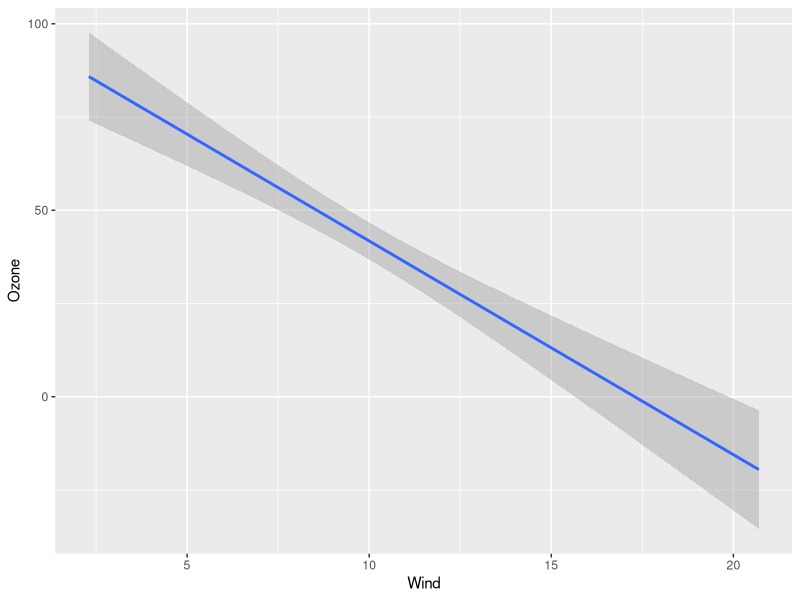
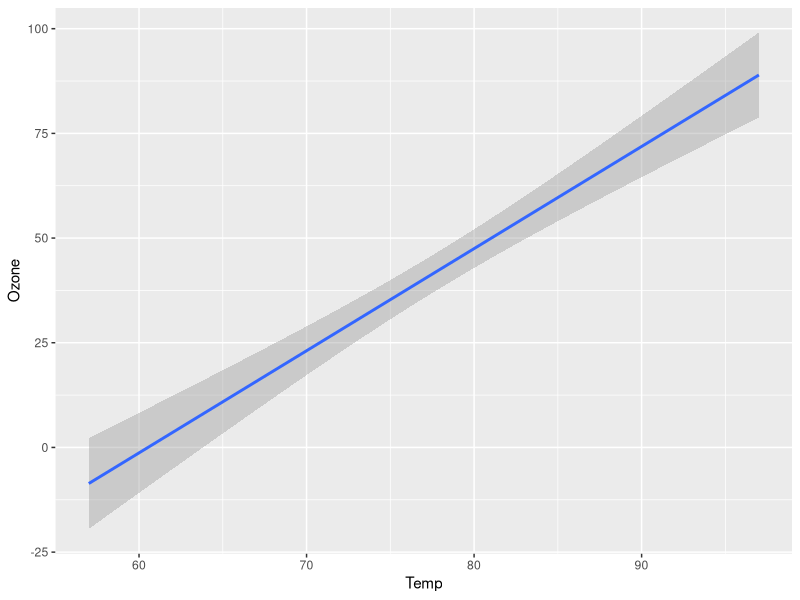
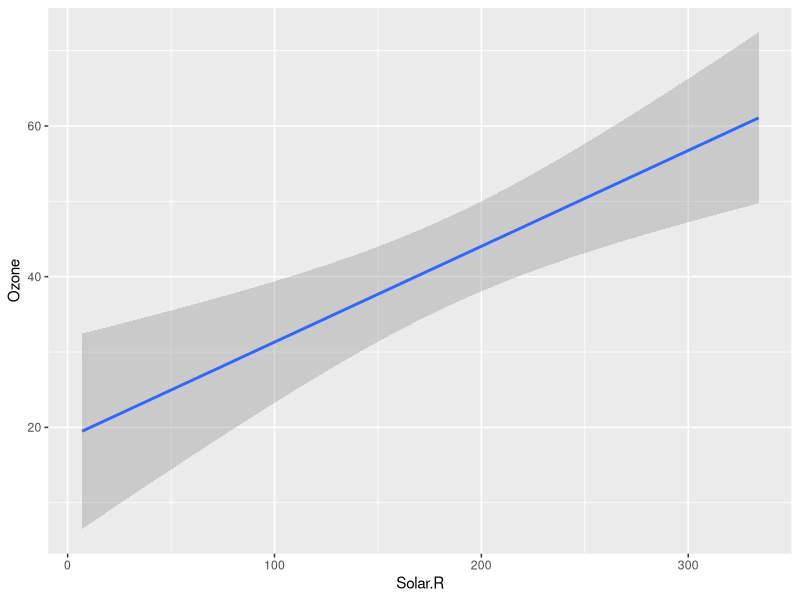
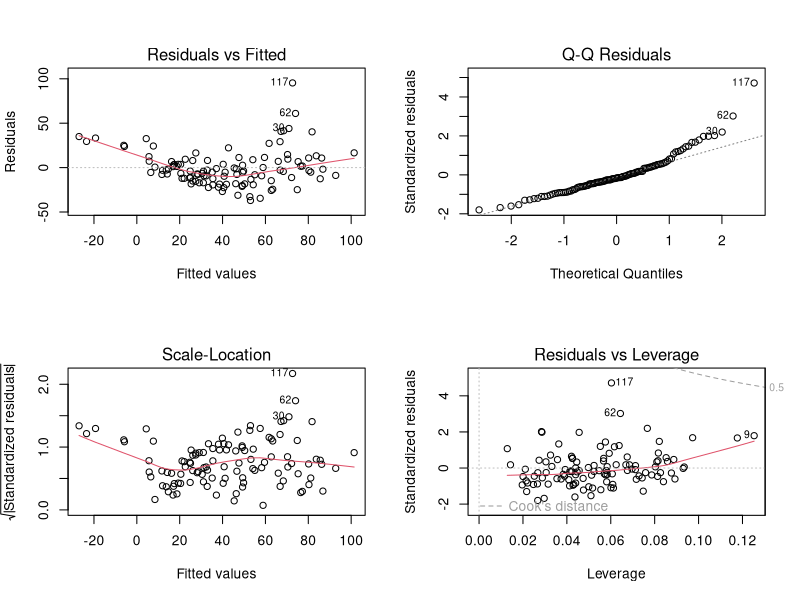

The R source for these figures, in order:
## ---- chunk 1
knitr::opts_chunk$set(echo = TRUE)
## ---- chunk 2
head(airquality)
## ---- chunk 3
library(ggplot2)
data<-na.omit(airquality)
ggplot(data=data,aes(Wind,Ozone))+geom_smooth(method='lm')
## ---- chunk 4
ggplot(data=data,aes(Temp,Ozone))+geom_smooth(method='lm')
## ---- chunk 5
ggplot(data=data,aes(Solar.R,Ozone))+geom_smooth(method='lm')
## ---- chunk 6
fit<- lm(Ozone~.,data=data)
par(mfrow=c(2,2))
plot(fit)
